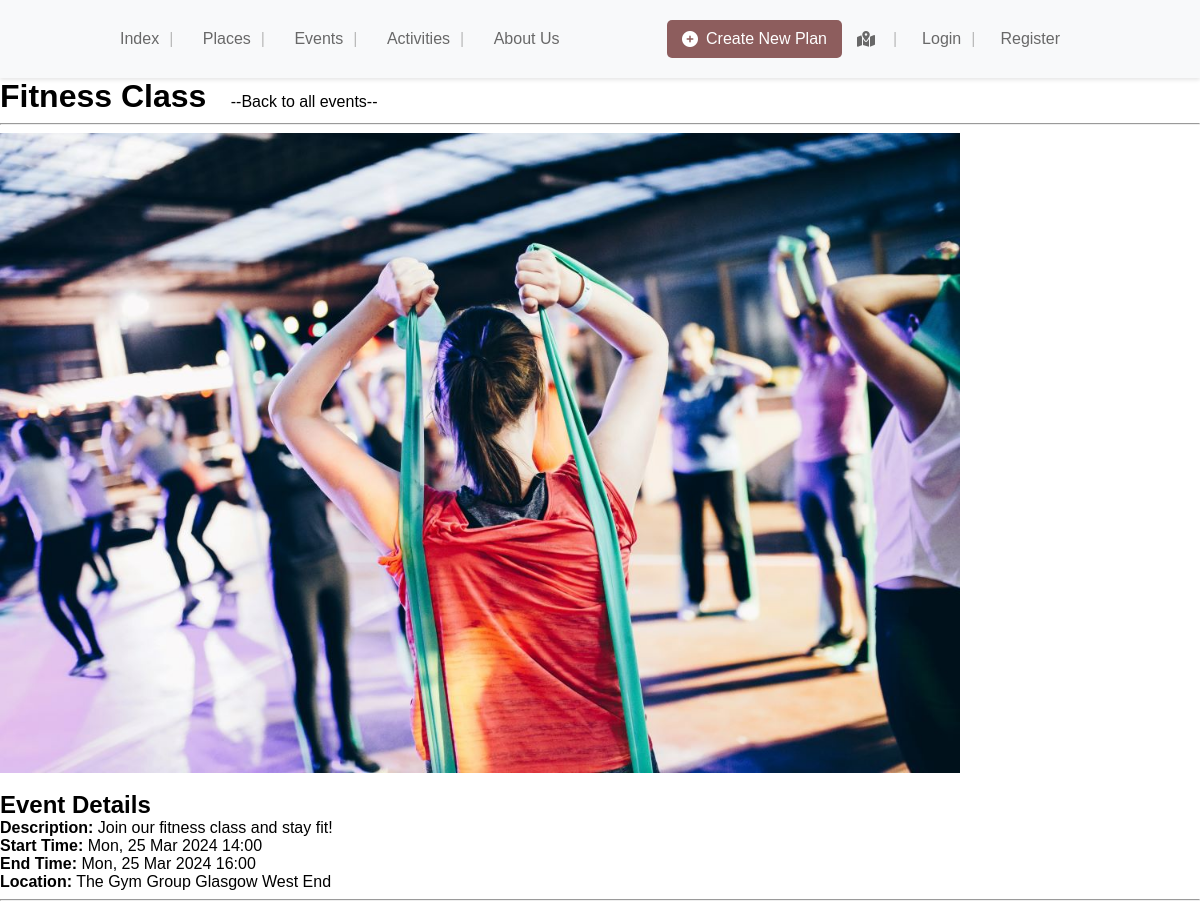
Screenshot of /events/241/ with the database file from the repository.
### app/models.py (models this page shows, shortened)
class Event(models.Model):
    name = models.CharField(max_length=255, default='Default Event Name')
    date = models.DateField(default=timezone.now)
    title = models.CharField(max_length=100)
    description = models.TextField(blank=True)
    start_time = models.DateTimeField()
    end_time = models.DateTimeField()
    location = models.CharField(max_length=255)
    categories = models.ManyToManyField(Category)
    tags = models.ManyToManyField(Tag)
    img_ref = models.CharField(max_length=100, default="")

### app/views.py (the view)
# urls.py: path('events/<int:event_id>/', views.event_detail, name='event_detail'),
def event_detail(request, event_id):
    event = get_object_or_404(Event, pk=event_id)
    img_dir = "images/events/"
    context = {"event": event,
               "image": img_dir+event.img_ref }
    return render(request, "app/event_detail.html", context)

### templates/app/event_detail.html (shortened to what this page needs)
{% extends 'app/base.html' %}
{% load static %}
{% block body_block %}
    {% if event %}
        <h1 style="display: inline;">{{ event.title }}</h1>
        <a href="{% url 'app:events' %}" style="display:inline; margin-left: 20px;">--Back to all events--</a>
        <hr>
        <div style="text-align: left;">
            <img src="{% static image %}" alt="Picture of {{ event.title }}" style="display: block; width: 80%;">
        </div><br>
        <h2>Event Details</h2>
        <p><strong>Description:</strong> {{ event.description }}</p>
        <p><strong>Start Time:</strong> {{ event.start_time|date:"D, d M Y H:i" }}</p>
        <p><strong>End Time:</strong> {{ event.end_time|date:"D, d M Y H:i" }}</p>
        <p><strong>Location:</strong> {{ event.location }}</p>
    {% else %}
        <p>The specified event does not exist.</p>
    {% endif %}
{% endblock %}

### app/static/styling/base.css (style rules this page uses)
body, h1, h2, h3, h4, h5, h6, p, ul, li, a { margin: 0; padding: 0; text-decoration: none; list-style: none; color: inherit; }
body { margin: 0; padding: 0; font-family: Arial, sans-serif; background-color: #fff; }
h1 { text-align: center; margin-top:10px; }

### rows the page displays
Event: title "Fitness Class", description "Join our fitness class and stay fit!", start_time "Mon, 25 Mar 2024 14:00", end_time "Mon, 25 Mar 2024 16:00", location "The Gym Group Glasgow West End"
